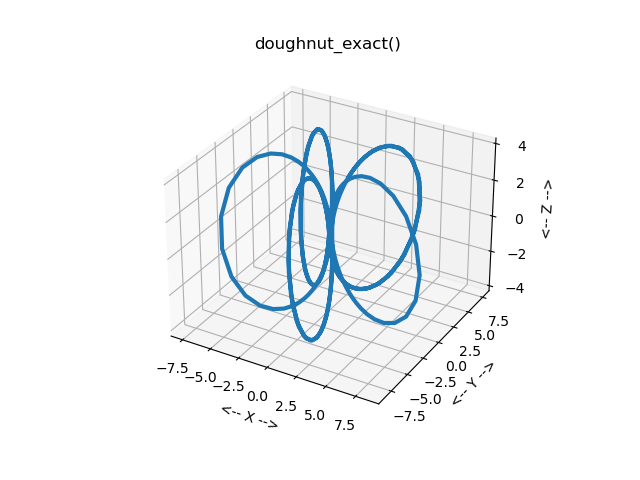

Python code for this plot:
#! /usr/bin/env python3
#
def doughnut_exact_test ( ):

#*****************************************************************************80
#
## doughnut_exact_test() tests doughnut_exact().
#
#  Licensing:
#
#    This code is distributed under the MIT license.
#
#  Modified:
#
#    10 October 2025
#
#  Author:
#
#    John Burkardt
#
  from mpl_toolkits.mplot3d import Axes3D
  import matplotlib
  import matplotlib.pyplot as plt
  import numpy as np
  import platform

  print ( '' )
  print ( 'doughnut_exact_test():' )
  print ( '  python version: ' + platform.python_version ( ) )
  print ( '  numpy version:  ' + np.version.version )
  print ( '  matplotlib version: ' + matplotlib.__version__ )
  print ( '  Test doughnut_exact().' )

  m, n, t0, y0, tstop = doughnut_parameters ( )

  print ( '' )
  print ( '  Parameter values:' )
  print ( '    m     = ', m )
  print ( '    n     = ', n )
  print ( '    t0    = ', t0 )
  print ( '    y0    = ', y0 )
  print ( '    tstop = ', tstop )
  print ( '' )

  t = np.linspace ( t0, tstop, 1001 )
  y = doughnut_exact ( t )
#
#  Plot the data.
#
  fig = plt.figure ( )
  ax = fig.add_subplot ( 111, projection = '3d' )
  ax.plot ( y[:,0], y[:,1], y[:,2], linewidth = 3 )
  ax.grid ( True )
  ax.set_xlabel ( '<-- X -->' )
  ax.set_ylabel ( '<-- Y -->' )
  ax.set_zlabel ( '<-- Z -->' )
  ax.set_title ( 'doughnut_exact()' )
  filename = 'doughnut_exact.png'
  plt.savefig ( filename )
  print ( '  Graphics saved as "' + filename + '"' )
#
#  Terminate.
#
  print ( '' )
  print ( 'doughnut_exact_test():' )
  print ( '  Normal end of execution.' )

  return

def doughnut_exact ( t ):

#*****************************************************************************80
#
## doughnut_exact(): exact solution of doughnut ODE.
#
#  Discussion:
#
#    The formula assumes that t0 = 0.
#
#  Licensing:
#
#    This code is distributed under the MIT license.
#
#  Modified:
#
#    10 October 2025
#
#  Author:
#
#    John Burkardt
#
#  Reference:
#
#    John D Cook,
#    Rational solution to the Korteweg-De Vries equation,
#    13 November 2023,
#    https://www.johndcook.com/blog/2023/11/13/rational-kdv/
#
#  Input:
#
#    real t(:): the time.
#
#  Output:
#
#    real y(:,3): the exact solution at time t.
#
  import numpy as np

  tnum = len ( t )

  m, n, _, y0, _ = doughnut_parameters ( )

  y = np.zeros ( [ tnum, 3 ] )

  a = y0[0]
  b = y0[1]
  c = y0[2]

  delta = 1.0 + a * a + b * b + c * c
  
  y[:,0] = ( 2.0 * a * np.cos ( m * t ) - 2.0 * b * np.sin ( m * t ) ) \
         / ( delta - 2.0 * c * np.sin ( n * t ) + ( 2.0 - delta ) * np.cos ( n * t ) )

  y[:,1] = ( 2.0 * a * np.sin ( m * t ) + 2.0 * b * np.cos ( m * t ) ) \
         / ( delta - 2.0 * c * np.sin ( n * t ) + ( 2.0 - delta ) * np.cos ( n * t ) )

  y[:,2] = ( 2.0 * c * np.cos ( n * t ) + ( 2.0 - delta ) * np.sin ( n * t ) ) \
         / ( delta - 2.0 * c * np.sin ( n * t ) + ( 2.0 - delta ) * np.cos ( n * t ) )

  return y

def doughnut_parameters ( m_user = None, n_user = None, t0_user = None, \
  y0_user = None, tstop_user = None ):

#*****************************************************************************80
#
## doughnut_parameters() returns parameters for doughnut_ode().
#
#  Discussion:
#
#    If input values are specified, this resets the default parameters.
#    Otherwise, the output will be the current defaults.
#
#    Suggested choices for m, n, (y0) include:
#
#      3,  5, (1, 1, 3.0)
#      4,  5, (1, 1, 0.3)
#      pi, 5, (1, 1, 0.3)
#
#  Licensing:
#
#    This code is distributed under the MIT license.
#
#  Modified:
#
#    10 October 2025
#
#  Author:
#
#    John Burkardt
#
#  Input:
#
#    real m_user, n_user: problem parameters.
#
#    real t0_user: the initial time.
#
#    real y0_user(3): the initial condition.
#
#    real tstop_user: the final time.
#
#  output:
#
#    real m, n: problem parameters.
#
#    real t0: the initial time.
#
#    real y0(3): the initial condition.
#
#    real tstop: the final time.
#
  import numpy as np

  if not hasattr ( doughnut_parameters, "m_default" ):
    doughnut_parameters.m_default = 3.0

  if not hasattr ( doughnut_parameters, "n_default" ):
    doughnut_parameters.n_default = 5.0

  if not hasattr ( doughnut_parameters, "t0_default" ):
    doughnut_parameters.t0_default = 0.0

  if not hasattr ( doughnut_parameters, "y0_default" ):
    doughnut_parameters.y0_default = np.array ( [ 1.0, 1.0, 3.0 ] )

  if not hasattr ( doughnut_parameters, "tstop_default" ):
    doughnut_parameters.tstop_default = 10.0
#
#  Update defaults if input was supplied.
#
  if ( m_user is not None ):
    doughnut_parameters.m_default = m_user

  if ( n_user is not None ):
    doughnut_parameters.n_default = n_user

  if ( t0_user is not None ):
    doughnut_parameters.t0_default = t0_user

  if ( y0_user is not None ):
    doughnut_parameters.y0_default = y0_user

  if ( tstop_user is not None ):
    doughnut_parameters.tstop_default = tstop_user
#
#  Return values.
#
  m = doughnut_parameters.m_default
  n = doughnut_parameters.n_default
  t0 = doughnut_parameters.t0_default
  y0 = doughnut_parameters.y0_default
  tstop = doughnut_parameters.tstop_default
  
  return m, n, t0, y0, tstop

def timestamp ( ):

#*****************************************************************************80
#
## timestamp() prints the date as a timestamp.
#
#  Licensing:
#
#    This code is distributed under the MIT license. 
#
#  Modified:
#
#    21 August 2019
#
#  Author:
#
#    John Burkardt
#
  import time

  t = time.time ( )
  print ( time.ctime ( t ) )

  return

if ( __name__ == '__main__' ):
  timestamp ( )
  doughnut_exact_test ( )
  timestamp ( )
